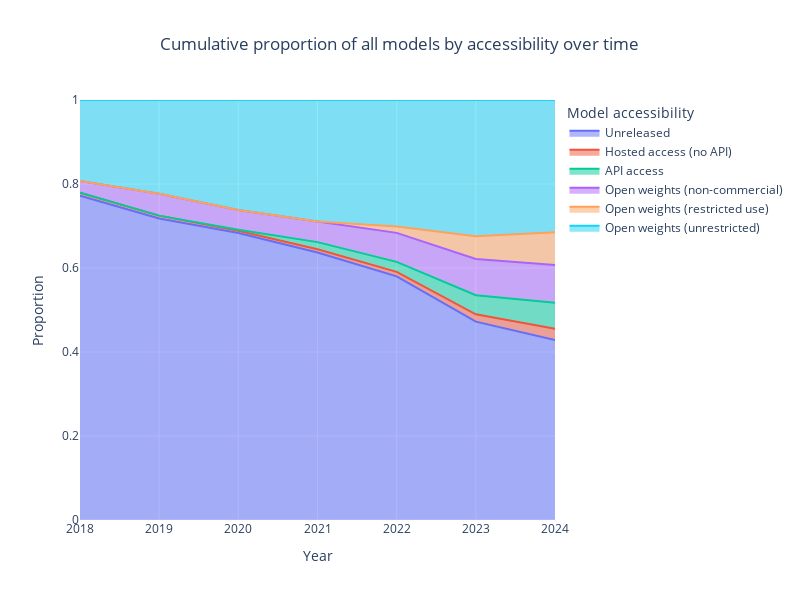

This figure's notebook cell:
### Code cell
fig = px.area(normalized_counts_total, x='Year', y='proportion', color='Model accessibility', line_group='Model accessibility',
              labels={'proportion': 'Proportion', 'Year': 'Year'},
              title='Cumulative proportion of all models by accessibility over time')

fig.update_yaxes(range=[0, 1])
fig.update_xaxes(range=[2018, 2024])
fig.update_layout(
    autosize=False,
    width=800,
    height=600,
    title_x=0.2,
)
# save_plot(fig, results_dir, f'proportion_by_accessibility')
fig.show()

### Figure 1 — Plotly figure (JSON) as saved in the notebook; plotly's stock layout.template omitted (floating-point values rounded to 4 significant figures)
{"data": [{"fillpattern": {"shape": ""}, "hovertemplate": "Model accessibility=Unreleased<br>Year=%{x}<br>Proportion=%{y}<extra></extra>", "legendgroup": "Unreleased", "line": {"color": "#636efa"}, "marker": {"symbol": "circle"}, "mode": "lines", "name": "Unreleased", "orientation": "v", "showlegend": true, "stackgroup": "1", "type": "scatter", "x": [2015, 2016, 2017, 2018, 2019, 2020, 2021, 2022, 2023, 2024], "xaxis": "x", "y": [0.6923, 0.775, 0.859, 0.7724, 0.7178, 0.6832, 0.6371, 0.5802, 0.4723, 0.4286], "yaxis": "y"}, {"fillpattern": {"shape": ""}, "hovertemplate": "Model accessibility=Hosted access (no API)<br>Year=%{x}<br>Proportion=%{y}<extra></extra>", "legendgroup": "Hosted access (no API)", "line": {"color": "#EF553B"}, "marker": {"symbol": "circle"}, "mode": "lines", "name": "Hosted access (no API)", "orientation": "v", "showlegend": true, "stackgroup": "1", "type": "scatter", "x": [2015, 2016, 2017, 2018, 2019, 2020, 2021, 2022, 2023, 2024], "xaxis": "x", "y": [0, 0.025, 0.01282, 0.006897, 0.006969, 0.005236, 0.007561, 0.01049, 0.01741, 0.02649], "yaxis": "y"}, {"fillpattern": {"shape": ""}, "hovertemplate": "Model accessibility=API access<br>Year=%{x}<br>Proportion=%{y}<extra></extra>", "legendgroup": "API access", "line": {"color": "#00cc96"}, "marker": {"symbol": "circle"}, "mode": "lines", "name": "API access", "orientation": "v", "showlegend": true, "stackgroup": "1", "type": "scatter", "x": [2015, 2016, 2017, 2018, 2019, 2020, 2021, 2022, 2023, 2024], "xaxis": "x", "y": [0, 0, 0, 0, 0, 0.002618, 0.01701, 0.02399, 0.0457, 0.06244], "yaxis": "y"}, {"fillpattern": {"shape": ""}, "hovertemplate": "Model accessibility=Open weights (non-commercial)<br>Year=%{x}<br>Proportion=%{y}<extra></extra>", "legendgroup": "Open weights (non-commercial)", "line": {"color": "#ab63fa"}, "marker": {"symbol": "circle"}, "mode": "lines", "name": "Open weights (non-commercial)", "orientation": "v", "showlegend": true, "stackgroup": "1", "type": "scatter", "x": [2015, 2016, 2017, 2018, 2019, 2020, 2021, 2022, 2023, 2024], "xaxis": "x", "y": [0, 0.05, 0.02564, 0.02759, 0.05226, 0.04712, 0.04915, 0.06897, 0.08596, 0.08988], "yaxis": "y"}, {"fillpattern": {"shape": ""}, "hovertemplate": "Model accessibility=Open weights (restricted use)<br>Year=%{x}<br>Proportion=%{y}<extra></extra>", "legendgroup": "Open weights (restricted use)", "line": {"color": "#FFA15A"}, "marker": {"symbol": "circle"}, "mode": "lines", "name": "Open weights (restricted use)", "orientation": "v", "showlegend": true, "stackgroup": "1", "type": "scatter", "x": [2015, 2016, 2017, 2018, 2019, 2020, 2021, 2022, 2023, 2024], "xaxis": "x", "y": [0, 0, 0, 0, 0, 0, 0, 0.01499, 0.05441, 0.07758], "yaxis": "y"}, {"fillpattern": {"shape": ""}, "hovertemplate": "Model accessibility=Open weights (unrestricted)<br>Year=%{x}<br>Proportion=%{y}<extra></extra>", "legendgroup": "Open weights (unrestricted)", "line": {"color": "#19d3f3"}, "marker": {"symbol": "circle"}, "mode": "lines", "name": "Open weights (unrestricted)", "orientation": "v", "showlegend": true, "stackgroup": "1", "type": "scatter", "x": [2015, 2016, 2017, 2018, 2019, 2020, 2021, 2022, 2023, 2024], "xaxis": "x", "y": [0.3077, 0.15, 0.1026, 0.1931, 0.223, 0.2618, 0.2892, 0.3013, 0.3243, 0.315], "yaxis": "y"}], "layout": {"autosize": false, "height": 600, "legend": {"title": {"text": "Model accessibility"}, "tracegroupgap": 0}, "title": {"text": "Cumulative proportion of all models by accessibility over time", "x": 0.2}, "width": 800, "xaxis": {"anchor": "y", "domain": [0, 1], "range": [2018, 2024], "title": {"text": "Year"}}, "yaxis": {"anchor": "x", "domain": [0, 1], "range": [0, 1], "title": {"text": "Proportion"}}}}
